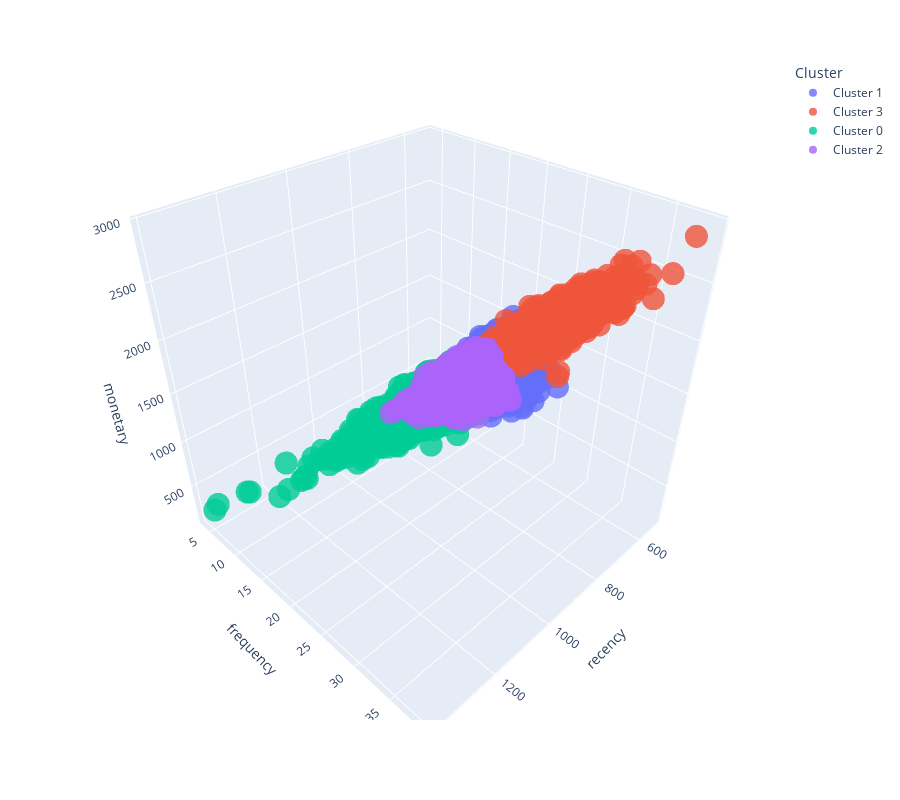

The notebook cell saved with this chart:
### Markdown cell above
**3D visualzation**

### Code cell
fig = px.scatter_3d(RFM, x='recency', y='frequency', z='monetary', color='Cluster',opacity = 0.8, height=800)
fig.show()

### Figure 1 — Plotly figure (JSON) as saved in the notebook; plotly's stock layout.template omitted (floating-point values rounded to 4 significant figures; data arrays with more than 128 entries replaced by an {"elided": "..."} marker saying what was removed)
{"data": [{"hovertemplate": "Cluster=Cluster 1<br>recency=%{x}<br>frequency=%{y}<br>monetary=%{z}<extra></extra>", "legendgroup": "Cluster 1", "marker": {"color": "#636efa", "opacity": 0.8, "symbol": "circle"}, "mode": "markers", "name": "Cluster 1", "scene": "scene", "showlegend": true, "type": "scatter3d", "x": {"elided": "2752 int values"}, "y": {"elided": "2752 int values"}, "z": {"elided": "2752 int values"}}, {"hovertemplate": "Cluster=Cluster 3<br>recency=%{x}<br>frequency=%{y}<br>monetary=%{z}<extra></extra>", "legendgroup": "Cluster 3", "marker": {"color": "#EF553B", "opacity": 0.8, "symbol": "circle"}, "mode": "markers", "name": "Cluster 3", "scene": "scene", "showlegend": true, "type": "scatter3d", "x": {"elided": "1731 int values"}, "y": {"elided": "1731 int values"}, "z": {"elided": "1731 int values"}}, {"hovertemplate": "Cluster=Cluster 0<br>recency=%{x}<br>frequency=%{y}<br>monetary=%{z}<extra></extra>", "legendgroup": "Cluster 0", "marker": {"color": "#00cc96", "opacity": 0.8, "symbol": "circle"}, "mode": "markers", "name": "Cluster 0", "scene": "scene", "showlegend": true, "type": "scatter3d", "x": {"elided": "642 int values"}, "y": {"elided": "642 int values"}, "z": {"elided": "642 int values"}}, {"hovertemplate": "Cluster=Cluster 2<br>recency=%{x}<br>frequency=%{y}<br>monetary=%{z}<extra></extra>", "legendgroup": "Cluster 2", "marker": {"color": "#ab63fa", "opacity": 0.8, "symbol": "circle"}, "mode": "markers", "name": "Cluster 2", "scene": "scene", "showlegend": true, "type": "scatter3d", "x": {"elided": "1764 int values"}, "y": {"elided": "1764 int values"}, "z": {"elided": "1764 int values"}}], "layout": {"height": 800, "legend": {"title": {"text": "Cluster"}, "tracegroupgap": 0}, "margin": {"t": 60}, "scene": {"domain": {"x": [0, 1], "y": [0, 1]}, "xaxis": {"title": {"text": "recency"}}, "yaxis": {"title": {"text": "frequency"}}, "zaxis": {"title": {"text": "monetary"}}}}}
